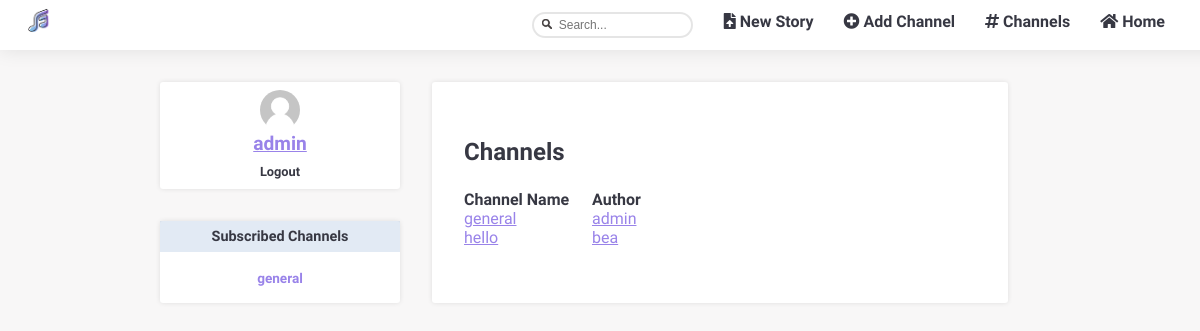
Page /pages/channels_list.php (signed in) on the earlier database version.
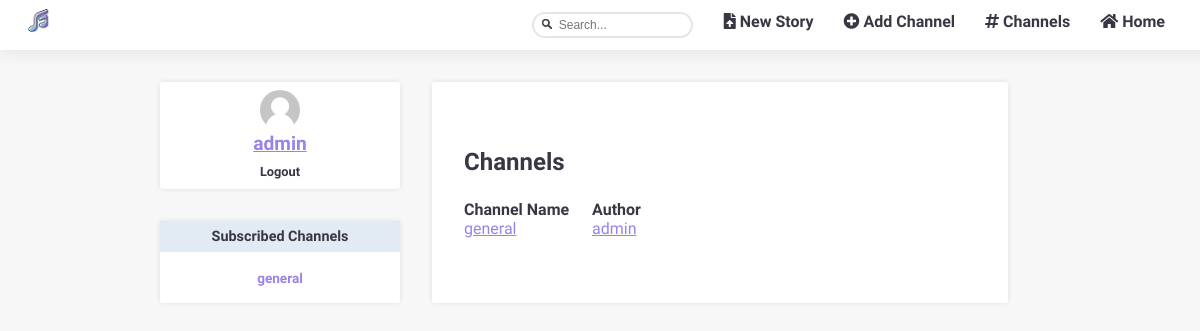
Same page on the later database version.
### tables this page shows
CREATE TABLE subscribed (
  id INTEGER PRIMARY KEY,
  user VARCHAR REFERENCES users,
  channel VARCHAR REFERENCES channels
);

CREATE TABLE channels (
  name VARCHAR PRIMARY KEY,
  author VARCHAR REFERENCES users,
  description VARCHAR
);

### database/db_channels.php (called while the page is built, shortened)
<?php
  include('../database/db_connection.php');
  function getChannels() {
    global $db;
    $stmt = $db->prepare('SELECT * FROM channels');
    $stmt->execute(array());
    return $stmt->fetchAll();
  }
  function getSubbedChannels($username) {
    global $db;
    $stmt = $db->prepare('SELECT channel FROM subscribed WHERE user = ?');
    $stmt->execute(array($username));
    return $stmt->fetchAll();
  }
?>

### templates/tpl_channel.php (the view, shortened to what this page needs)
<?php function draw_channels_list($channels) {
  ?>
  <section id="channel_list" class= "blockStyle blockLayout page">
    <h1>Channels</h1>
    <header>
      <h2>Channel Name</h2>
      <h2>Author</h2>
    </header>
  <?php
    foreach($channels as $channel)
      draw_channel_list($channel);
  ?>
  </section>
<?php } ?>
<?php function draw_channel_list($channel) {
  ?>
  <article class="channel_list_item">
    <a href="../pages/channel_page.php?channel=<?= $channel['name'] ?>"><?= $channel['name']?></a>
    <a href="../pages/profile.php?user=<?= $channel['author'] ?>"><?= $channel['author']?></a>
  </article>
<?php } ?>

### templates/tpl_account.php (shortened to what this page needs)
<?php function draw_sidebar($subbed_channels) {
?>
  <section id="sidebar" >
    <?php
      draw_sidebar_login();
      draw_sidebar_subs($subbed_channels);
    ?>
  </section>
<?php } ?>
<?php
    function draw_sidebar_login() {
  if (isset($_SESSION['username']))
  {
    $username = $_SESSION['username'];?>
    <section id="sidebar_login" class="blockStyle">
      <?php $igmsrc = getUserImage($username);?>
        <img  id="userImage"  src=<?=$igmsrc?> width=40 height="40">
        <a href="../pages/edit_profile.php?user=<?= $username ?>"><?= $username ?></a>
        <div><a href="../actions/action_logout.php">Logout</a></div>
    </section>
    <?php }
} ?>
<?php function draw_sidebar_subs($subbed_channels) { ?>
    <section id="sidebar_subs" class= "blockStyle">
      <h1>Subscribed Channels</h1>
      <ul>
        <?php
          if (isset($_SESSION['username']) && !empty($subbed_channels)) {
            foreach($subbed_channels as $subbed_channel) { ?>
              <li data-channel=<?= $subbed_channel['channel'] ?>>
                <a href="../pages/channel_page.php?channel=<?= $subbed_channel['channel'] ?>"><?= $subbed_channel['channel'] ?></a>
              </li>
        <?php }
          }
        ?>
      </ul>
    </section>
<?php
} ?>
<?php
function getUserImage($username){
  if(file_exists("../img/users/originals/$username.png")){
   $img = "../img/users/originals/$username.png";
  }else  $img = "../img/unknownuser.png";
  return $img;
}?>

Differences in the rows shown:
removed channels: name "hello", author "bea"
